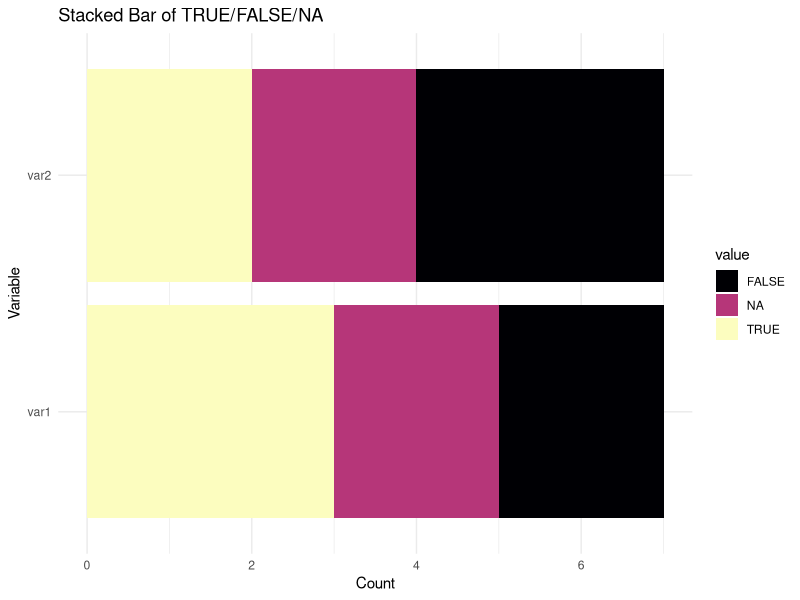

Write the R code that produced this figure. (Note: this script raises an error after producing the figure.)
# stacked bar graphs
# code created by FER
# Last edit 25 April 2025


# example data
df <- data.frame(
  var1 = c(TRUE, FALSE, NA, TRUE, TRUE, FALSE, NA),
  var2 = c(FALSE, NA, TRUE, FALSE, TRUE, FALSE, NA)
)

library(tidyverse)

df_long <- df %>%
  pivot_longer(cols = everything(), names_to = "variable", values_to = "value") %>%
  mutate(value = as.character(value)) %>%  # So NA is treated as a category
  replace_na(list(value = "NA")) %>%
  group_by(variable, value) %>%
  summarise(count = n(), .groups = "drop")

ggplot(df_long, aes(x = variable, y = count, fill = value)) +
  geom_bar(stat = "identity") +
  labs(title = "Stacked Bar of TRUE/FALSE/NA", x = "Variable", y = "Count") +
  scale_fill_viridis_d(option = "magma") +
  # scale_fill_manual(values = c("TRUE" = "steelblue", "FALSE" = "tomato", "NA" = "gray")) +
  theme_minimal() +
  coord_flip()

# libraries
library(tidyverse)
library(viridis)
library(ggplot2)

# Get data
allarid <- read.csv("FinalData/Traits_MatchedWithOccurancePlusTrophic.csv", header = TRUE)
arid_long <- allarid %>%
  pivot_longer(cols = algphyto:other, names_to = "food", values_to = "value") %>%
  mutate(value = as.character(value)) %>%  # So NA is treated as a category
  replace_na(list(value = "NA")) %>%
  group_by(food, value) %>%
  summarise(count = n(), .groups = "drop")

# Compute proportion of TRUE for ordering
prop_true <- arid_long %>%
  filter(value != "NA") %>%
  group_by(food) %>%
  summarise(prop_true = mean(value == "TRUE"))  # proportion of TRUEs

# Join back to reorder variable
arid_long <- arid_long %>%
  left_join(prop_true, by = "food") %>%
  mutate(food = fct_reorder(food, prop_true))

# plot
ggplot(arid_long, aes(x = food, y = count, fill = value)) +
  geom_bar(stat = "identity") +
  # scale_y_continuous(labels = scales::percent) +
  labs(title = "Stacked Bar of TRUE/FALSE/NA", x = "Diet", y = "Count") +
  scale_fill_viridis_d(option = "magma") +
  # scale_fill_manual(values = c("TRUE" = "steelblue", "FALSE" = "tomato", "NA" = "gray")) +
  theme_minimal() +
  coord_flip()

